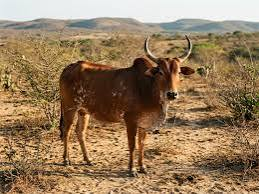
#> input picture breed_id/dataset/train/Afrikaner/images (6).jpg, 259 x 194 px
$ python clean_dataset.py
#> lines starting #> are read from the running program, lines starting #| are printed output that depends on the picture
"""
Remove labels that cannot teach the 5-class breed model.

Rules come from a full pass of breed_id/dataset (web-crawled + WhatsApp):
  - wildlife labelled as Afrikaner (wildebeest, Cape buffalo)
  - Nguni / mixed herds labelled as Afrikaner
  - silhouettes and distant mixed pastures
  - European wool sheep, goats and dogs labelled as Dorper
  - Holstein / Jersey dairy cows labelled as Bonsmara

WhatsApp goat photos stay in Boer_Goat (closest goat class). Solid-red
goats are called out as Kalahari Red lookalikes in the live UI, not deleted.
"""
from __future__ import annotations

import json
import re
import shutil
from datetime import datetime, timezone
from pathlib import Path

from PIL import Image, ImageEnhance

ROOT = Path(__file__).resolve().parents[1]
DATA = ROOT / "dataset"
MANIFEST_PATH = ROOT / "dataset_clean_manifest.json"

FOLDER_TO_LABEL = {
    "Afrikaner": "Afrikaner",
    "Boer_Goat": "Boer Goat",
    "Bonsmara": "Bonsmara",
    "Dorper": "Dorper",
    "Nguni": "Nguni",
}

# Explicit path relative to dataset/
MOVE_TO_NGUNI = [
    "test/Afrikaner/6.view-of-grey-nguni-cattle-grazing.jpg",
    "test/Afrikaner/10.6253208006_708208284c_b.jpg",
    "train/Afrikaner/images (6).jpg",
]

MOVE_TO_BOER_GOAT = [
    "train/Dorper/87.billy-goat-goats-animal-farm-thumbnail.jpg",
]

EXPLICIT_REJECT = [
    "train/Afrikaner/5.500px-Black_Wildebeest_%28Connochaetes_gnou%29_%2831746882054%29.jpg",
    "train/Afrikaner/61.cows-on-green-pasture-on-a-farm.jpg",
    "test/Afrikaner/51.cow-sunset-silhouette.jpg",
    "test/Afrikaner/20.image-1621449603Wxu.jpg",  # Cape buffalo
    "test/Afrikaner/24.czNmcy1wcml2YXRlL3Jhd3BpeGVsX2ltYWdlcy93ZWJzaXRlX2NvbnRlbnQvbHIvZmwzMjkxNzk1MTU0Ny1wdWJsaWMtaW1hZ2Uta29ucWZzcnEuanBn.jpg",
    "test/Bonsmara/2.czNmcy1wcml2YXRlL3Jhd3BpeGVsX2ltYWdlcy93ZWJzaXRlX2NvbnRlbnQvbHIvZnJhbmltYWxfbWlsa19kYWlyeV9jb3ctaW1hZ2Uta3ljaWNoYWouanBn.jpg",
    "test/Bonsmara/3.cHJpdmF0ZS9zdGF0aWMvaW1hZ2Uvd2Vic2l0ZS8yMDIyLTA0L2xyL2ZyY293X21pbGtfY293X2JlZWZfMC1pbWFnZS1reWJicmkyZy5qcGc.jpg",
]

# Filename tokens that are almost never a Dorper (hair sheep, SA)
DORPER_JUNK_RE = re.compile(
    r"heidschnucke|scotland|ireland|highlands|normandy|sheepdog|"
    r"billy-goat|goats-animal|sheep-chick|s-wool-wool|wool-thumb|"
    r"wool-animal|england-highlands",
    re.I,
)


def _rel(path: Path) -> str:
    return str(path.relative_to(DATA)).replace("\\", "/")


def _unique_dest(dest: Path) -> Path:
    if not dest.exists():
        return dest
    stem, suffix = dest.stem, dest.suffix
    for i in range(1, 1000):
        candidate = dest.with_name(f"{stem}__{i}{suffix}")
        if not candidate.exists():
            return candidate
    raise RuntimeError(f"Could not place {dest}")


def _iter_images():
    for split in ("train", "test"):
        for breed_dir in sorted((DATA / split).iterdir()):
            if not breed_dir.is_dir() or breed_dir.name.startswith("_"):
                continue
            for path in sorted(breed_dir.iterdir()):
                if path.is_file() and path.suffix.lower() in {".jpg", ".jpeg", ".png", ".webp"}:
                    yield split, breed_dir.name, path


def _is_aug_of(name: str, original_name: str) -> bool:
    # prepare/retrain saved aug_{originalstem}_{n}.jpg
    stem = Path(original_name).stem
    return name.startswith(f"aug_{stem}_") or name.startswith(f"aug_{original_name}_")


def clean() -> dict:
    actions = []

    # Moves
    for rel in MOVE_TO_NGUNI:
        src = DATA / rel
        if not src.exists():
            continue
        dest = _unique_dest(DATA / "train" / "Nguni" / src.name)
        dest.parent.mkdir(parents=True, exist_ok=True)
        shutil.move(str(src), str(dest))
        actions.append({
            "action": "move",
            "src": rel,
            "dest": _rel(dest),
            "reason": "relabel: Nguni pattern / named Nguni, not Afrikaner",
        })

    for rel in MOVE_TO_BOER_GOAT:
        src = DATA / rel
        if not src.exists():
            continue
        dest = _unique_dest(DATA / "train" / "Boer_Goat" / src.name)
        dest.parent.mkdir(parents=True, exist_ok=True)
        shutil.move(str(src), str(dest))
        actions.append({"action": "move", "src": rel, "dest": _rel(dest), "reason": "goat labelled as Dorper"})
        # move matching augs
        for path in (DATA / "train" / "Dorper").glob("*"):
            if path.is_file() and _is_aug_of(path.name, Path(rel).name):
                dest_aug = _unique_dest(DATA / "train" / "Boer_Goat" / path.name)
                shutil.move(str(path), str(dest_aug))
                actions.append({
                    "action": "move",
                    "src": f"train/Dorper/{path.name}",
                    "dest": _rel(dest_aug),
                    "reason": "aug of goat labelled as Dorper",
                })

    reject_names = {Path(r).name for r in EXPLICIT_REJECT}
    for rel in EXPLICIT_REJECT:
        src = DATA / rel
        if src.exists():
            src.unlink()
            actions.append({"action": "delete", "src": rel, "dest": None, "reason": "unusable or wrong species"})

    # Keyword junk in Dorper + their augmentations
    extra_delete = []
    for split, breed, path in _iter_images():
        if breed != "Dorper":
            continue
        if DORPER_JUNK_RE.search(path.name):
            extra_delete.append(path)

    # Also drop augs whose parent original was deleted
    deleted_stems = {Path(r).stem for r in EXPLICIT_REJECT}
    for path in extra_delete:
        deleted_stems.add(path.stem.replace("aug_", "").rsplit("_", 1)[0] if path.name.startswith("aug_") else path.stem)

    for split, breed, path in list(_iter_images()):
        if path in extra_delete:
            continue
        if path.name.startswith("aug_"):
            # aug_{originalstem}_{i}
            rest = path.name[4:]
            orig_stem = re.sub(r"_\d+\.[^.]+$", "", rest)
            if any(orig_stem.startswith(s) or s.startswith(orig_stem) for s in deleted_stems):
                extra_delete.append(path)

    for path in extra_delete:
        if path.exists():
            rel = _rel(path)
            path.unlink()
            actions.append({
                "action": "delete",
                "src": rel,
                "dest": None,
                "reason": "wrong species/geography for Dorper (wool sheep, goat, dog, EU breed)",
            })

    # Rebalance Afrikaner: keep a real hold-out, rest in train
    af_test = DATA / "test" / "Afrikaner"
    af_train = DATA / "train" / "Afrikaner"
    af_train.mkdir(parents=True, exist_ok=True)
    remaining_test = [p for p in af_test.iterdir() if p.is_file()]
    # Keep one hold-out if we have 2+
    remaining_test.sort(key=lambda p: p.name)
    for path in remaining_test[:-1] if len(remaining_test) > 1 else []:
        dest = _unique_dest(af_train / path.name)
        shutil.move(str(path), str(dest))
        actions.append({
            "action": "move",
            "src": f"test/Afrikaner/{path.name}",
            "dest": _rel(dest),
            "reason": "Afrikaner had more test than train; move extras into train",
        })

    # Boost remaining Afrikaner train images with the same 4 augs used in prepare_dataset
    boosted = 0
    for path in list(af_train.iterdir()):
        if not path.is_file() or path.name.startswith("aug_"):
            continue
        try:
            with Image.open(path) as original:
#> original is the input picture: PIL image 259x194 RGB; mean R, G, B 150.6, 124, 92.8
                img = original.convert("RGB")
                variants = [
                    img.transpose(Image.FLIP_LEFT_RIGHT),
                    img.rotate(12, expand=False, fillcolor=(255, 255, 255)),
                    ImageEnhance.Brightness(img).enhance(1.25),
                    ImageEnhance.Brightness(img).enhance(0.8),
                ]
                for i, variant in enumerate(variants):
                    dest = af_train / f"aug_{path.stem}_{i}.jpg"
                    if dest.exists():
                        continue
                    variant.convert("RGB").save(dest, "JPEG", quality=90)
                    boosted += 1
                    actions.append({
                        "action": "augment",
                        "src": _rel(path),
                        "dest": _rel(dest),
                        "reason": "minority-class boost for Afrikaner",
                    })
#> this loop made 4 passes
#> pass 1, in clean, `variant.convert("RGB").save(dest, "JPEG", quality=90)`:
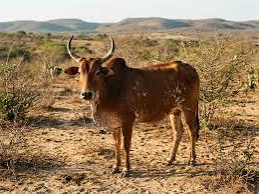
#> saved as aug_images (6)_0.jpg: PIL image 259x194 RGB; mean R, G, B 150.6, 124, 92.8
#> pass 2, in clean, `variant.convert("RGB").save(dest, "JPEG", quality=90)`:
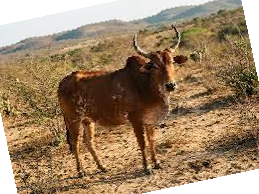
#> saved as aug_images (6)_1.jpg: PIL image 259x194 RGB; mean R, G, B 157.1, 132.1, 102.6
#> after the loop, actions = 11 items; boosted = 4
        except Exception as exc:
            actions.append({"action": "skip_aug", "src": _rel(path), "dest": None, "reason": str(exc)})

    counts = {}
    for split in ("train", "test"):
        counts[split] = {}
        for breed in FOLDER_TO_LABEL:
            folder = DATA / split / breed
            n = len([p for p in folder.iterdir() if p.is_file()]) if folder.exists() else 0
            counts[split][breed] = n

    manifest = {
        "cleaned_at": datetime.now(timezone.utc).isoformat(),
        "boosted_afrikaner_augs": boosted,
        "counts": counts,
        "actions": actions,
    }
    MANIFEST_PATH.write_text(json.dumps(manifest, indent=2), encoding="utf-8")
    print(json.dumps(counts, indent=2))
    print(f"Wrote {MANIFEST_PATH} ({len(actions)} actions, {boosted} Afrikaner augs)")
#| Wrote breed_id/dataset_clean_manifest.json (11 actions, 4 Afrikaner augs)
    return manifest


if __name__ == "__main__":
    clean()
